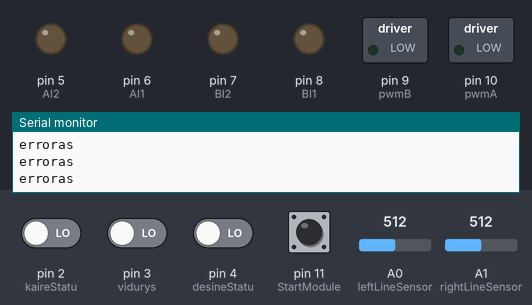
Recording of a sketch running on a simulated Arduino Uno, built with avr-gcc and run on an emulated ATmega328P. Parts: switched loads named in the sketch (green lamp = pin HIGH), output pins drawn as LEDs (lit = HIGH), the last lines printed to the serial monitor. The test bench sets the inputs (shaded band); at power-on: pin 2 (kaireStatu), pin 3 (vidurys), pin 4 (desineStatu), pin 11 (StartModule) LOW, A0 (leftLineSensor) = 512, A1 (rightLineSensor) = 512.

Above: at 0.8 s.
0.9 s: pin 11 (StartModule) pulled HIGH for 3.2 s
At 4.1 s:
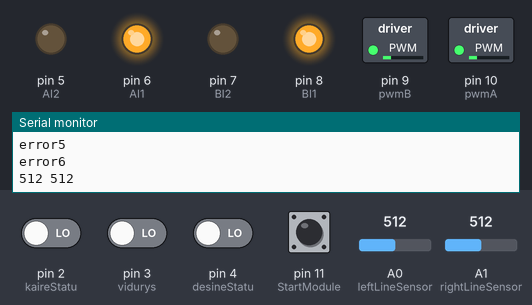
6.4 s: pin 11 (StartModule) pulled HIGH for 1 s
At 9.7 s:
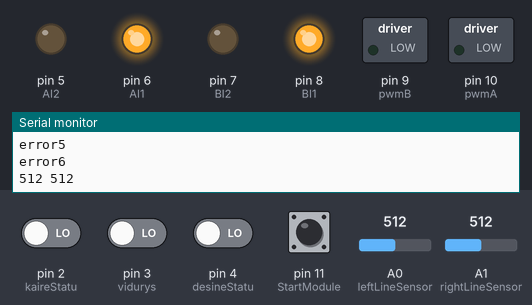
Timing chart, 0 to 11.2 s (numbered marks = the images above; inputs shaded):
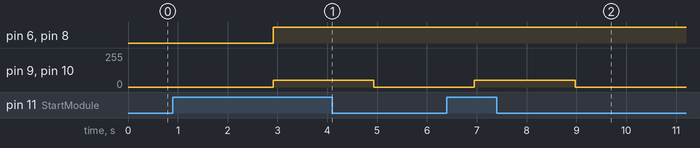

Measured:
- after the input at 0.9 s, pin 6 (AI1), pin 8 (BI1): LOW → HIGH after 2.0 s; pin 9 (pwmB), pin 10 (pwmA): 0/255 → 50/255 after 2.0 s, → 0/255 2.0 s later
- after the input at 6.4 s, pin 9 (pwmB), pin 10 (pwmA): 0/255 → 50/255 after 0.55 s, → 0/255 2.0 s later

The sketch:

augusto.ino
```cpp
#include <IRremote.h>

#define AI1 6
#define AI2 5
#define pwmA 10

#define BI1 8
#define BI2 7
#define pwmB 9

#define leftLineSensor A0
#define rightLineSensor A1
int klinija;
int dlinija;

#define kaireStatu 2
#define vidurys 3
#define desineStatu 4

int atstumasKaireStatu;
int atstumasVidurys;
int atstumasDesineStatu;
int a, b; // pulsam analogu

#define StartModule 11

constexpr uint8_t dataFromStartModule {12};
int code = 0; // taktikos kodas

// konfiguraciniai stuff
int greitis = 100;


void drive(int speedA, int speedB);
void sensors();

void drive(int speedA, int speedB)//speed from -255 to 255; if both speeds = to 0 - stall
{
  if(digitalRead(StartModule))
  {
    if(speedA == 0 && speedB == 0)
    {
      analogWrite(pwmA, 255);//motor A speed
      analogWrite(pwmB, 255);//motor B speed
      digitalWrite(AI1, HIGH);//front pin
      digitalWrite(AI2, HIGH);//back pin
      digitalWrite(BI1, HIGH);//front pin
      digitalWrite(BI2, HIGH);//back pin
    }
    else
    {
      if(speedA>0)
      {
        analogWrite(pwmA, speedA); // KAZKURIAM REIK UZDET SPEED CORRECT
        digitalWrite(AI1, HIGH);
        digitalWrite(AI2, LOW);
      }
      else
      {
        analogWrite(pwmA, -speedA);
        digitalWrite(AI1, LOW);
        digitalWrite(AI2, HIGH);
      }
      if(speedB>0)
      {
        analogWrite(pwmB, speedB);
        digitalWrite(BI1, HIGH);
        digitalWrite(BI2, LOW);
      }
      else
      {
        analogWrite(pwmB, -speedB);
        digitalWrite(BI1, LOW);
        digitalWrite(BI2, HIGH);
      }
    }
  }
  else
  {
    //if star module LOW shoot off motors
    analogWrite(pwmA, 0);
    analogWrite(pwmB, 0);

  }
}


void sensors()
{
  a = pulseIn(kaireStatu, HIGH);
  atstumasKaireStatu = (a-1000)*2;
  if(atstumasKaireStatu<0){ atstumasKaireStatu = 0; }

  atstumasVidurys = digitalRead(vidurys);

  b = pulseIn(desineStatu, HIGH);
  atstumasDesineStatu = (b-1000)*2;
  if(atstumasDesineStatu<0){ atstumasDesineStatu = 0; }


  klinija = analogRead(leftLineSensor);
  dlinija = analogRead(rightLineSensor);
}

void setup() {
  IrReceiver.begin(dataFromStartModule);
  Serial.begin(9600);
  pinMode(leftLineSensor, INPUT);
  pinMode(rightLineSensor, INPUT);
  pinMode(StartModule, INPUT);
  //motorai
  pinMode(pwmA, OUTPUT);
  pinMode(AI1, OUTPUT);
  pinMode(AI2, OUTPUT);

  pinMode(pwmB, OUTPUT);
  pinMode(BI1, OUTPUT);
  pinMode(BI2, OUTPUT);

/*  while(code==0){
    IrReceiver.resume();
    if(IrReceiver.decode()){
      if(IrReceiver.decodedIRData.protocol == NEC){
        code = (IrReceiver.decodedIRData.command);
        break;
      }
    }
  } */
  while(digitalRead(StartModule)==LOW){
    Serial.println("erroras");
    if(digitalRead(StartModule)==HIGH){
      break;
    }
  }
}
int state;
void loop() {
  Serial.print(klinija);
  Serial.print(" ");
  Serial.println(dlinija);
  sensors();
  state=0;

    if(klinija<50){
      state=1;
      Serial.println("error1");
    }
    if(dlinija<50){
      state=2;
      Serial.println("error2");
    }
    if(klinija<50 && dlinija<50){
      state=3;
      Serial.println("error3");
    }
    if(atstumasVidurys==0){
      state=4;
      Serial.println("error4");
    }
    if(atstumasKaireStatu<400){
      state=7;
      Serial.println("error5");
    }
    if(atstumasDesineStatu<400){
      state=8;
      Serial.println("error6");
    }

    switch(state){
      case 0:
        drive(70,70);
        break;
      case 1:
        drive(-greitis, -greitis);
        delay(150);
        drive(greitis,-greitis);
        delay(150);
        break;
      case 2:
        drive(-greitis, -greitis);
        delay(150);
        drive(-greitis,greitis);
        delay(150);
        break;
      case 3:
        drive(-greitis,-greitis);
        delay(150);
        drive(greitis,-greitis);
        delay(150);
        break;
      case 4:
        drive(greitis,greitis);
        break;
      case 7:
        while(atstumasVidurys==1){
          sensors();
          drive(greitis/2,-greitis/2);
        }
        drive(0,0);
        delay(20);
        break;
      case 8:
        while(atstumasVidurys==1){
          sensors();
          drive(-greitis/2,greitis/2);
        }
        drive(50,50);
        delay(20);
        break;
    }


}
```
